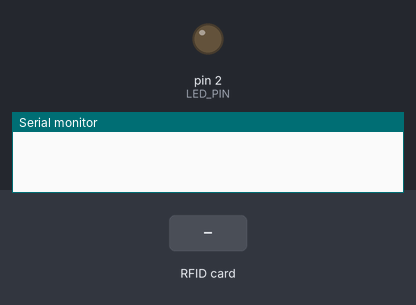
Recording of a sketch running on a simulated Arduino Uno, built with avr-gcc and run on an emulated ATmega328P. On the bench: output pins drawn as LEDs (lit = HIGH), the last lines printed to the serial monitor. The test bench sets the inputs (shaded band). Pins used as bus, display or sensor lines are not drawn.

Above: at 1.2 s.
1.3 s: RFID card 5E 7A 19 C4 held to the reader
At 2.3 s:
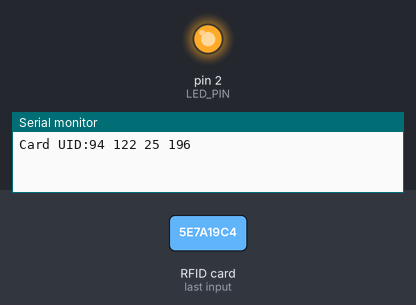
Timing chart, 0 to 4.3 s (numbered marks = the images above; inputs shaded):
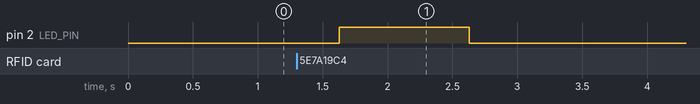

The sketch:

RFID_helmet.ino
```cpp
#include <SPI.h>
#include <MFRC522.h>

#define RST_PIN   9    // reset 핀은 9번
#define SS_PIN    10   // SS 핀은 10번

#define LED_PIN   2    // LED를 D2 핀에 연결
#define BUZZER_PIN 3   // 부저를 D3 핀에 연결

MFRC522 mfrc(SS_PIN, RST_PIN); // MFRC522 객체 생성

void setup() {
  Serial.begin(9600);   // 시리얼 통신 속도 설정
  SPI.begin();          // SPI 초기화
  mfrc.PCD_Init();      // RFID 리더 초기화

  pinMode(LED_PIN, OUTPUT);     // LED 핀을 출력으로 설정
}

void loop() {
  if (!mfrc.PICC_IsNewCardPresent() || !mfrc.PICC_ReadCardSerial()) {
    delay(500); // 0.5초 딜레이
    return;
  }

  // 카드가 인식되면 LED와 부저를 작동시킴
  digitalWrite(LED_PIN, HIGH);   // LED 켜기

  // 카드 UID 출력
  Serial.print("Card UID:");
  for (byte i = 0; i < mfrc.uid.size; i++) {
    Serial.print(mfrc.uid.uidByte[i], DEC);
    Serial.print(" ");
  }
  Serial.println();

  delay(1000);                    // 1초 대기
  digitalWrite(LED_PIN, LOW);      // LED 끄기
}
```

Measured:
- after the input at 1.3 s, pin 2 (LED_PIN): LOW → HIGH after 0.33 s, → LOW 1.0 s later
